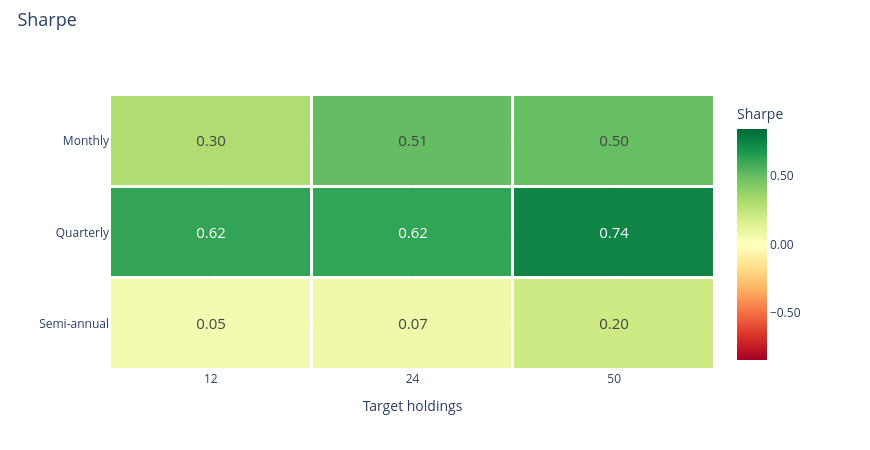

The code cell stored with this chart in its notebook:
### Markdown cell above
### Sharpe ratio

### Code cell
research.heatmap('sharpe')

### Figure 1 — Plotly figure (JSON) as saved in the notebook; plotly's stock layout.template omitted (floating-point values rounded to 4 significant figures)
{"data": [{"colorbar": {"tickformat": ".2f", "title": {"text": "Sharpe"}}, "colorscale": [[0.0, "rgb(165,0,38)"], [0.1, "rgb(215,48,39)"], [0.2, "rgb(244,109,67)"], [0.3, "rgb(253,174,97)"], [0.4, "rgb(254,224,139)"], [0.5, "rgb(255,255,191)"], [0.6, "rgb(217,239,139)"], [0.7, "rgb(166,217,106)"], [0.8, "rgb(102,189,99)"], [0.9, "rgb(26,152,80)"], [1.0, "rgb(0,104,55)"]], "text": [["0.30", "0.51", "0.50"], ["0.62", "0.62", "0.74"], ["0.05", "0.07", "0.20"]], "textfont": {"size": 15}, "texttemplate": "%{text}", "type": "heatmap", "x": ["12", "24", "50"], "xgap": 3, "y": ["Monthly", "Quarterly", "Semi-annual"], "ygap": 3, "z": [[0.303, 0.5079, 0.5017], [0.6173, 0.6207, 0.7448], [0.05228, 0.0676, 0.2046]], "zmax": 0.8422, "zmid": 0.0, "zmin": -0.8422}], "layout": {"height": 450, "hovermode": "closest", "legend": {"font": {"size": 12}, "itemclick": "toggle", "itemdoubleclick": "toggleothers", "x": 1.025, "y": 1}, "margin": {"b": 80, "l": 110, "r": 155, "t": 95}, "title": {"font": {"size": 18}, "text": "Sharpe", "x": 0.02, "y": 0.97}, "width": 870, "xaxis": {"title": {"text": "Target holdings"}}, "yaxis": {"autorange": "reversed"}}}
